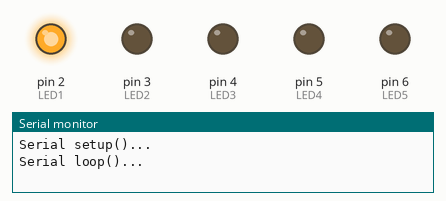
This sketch was run on a simulated Arduino Uno, built with avr-gcc and run on an emulated ATmega328P. Parts: output pins drawn as LEDs (lit = HIGH), the last lines printed to the serial monitor.

Above: at 0.2 s.
At 1.2 s:
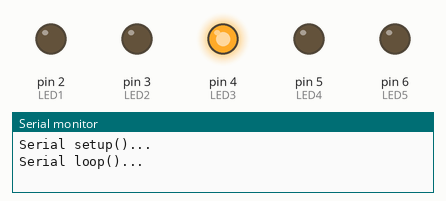
At 1.7 s:
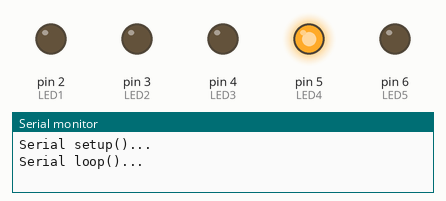
At 3.0 s:
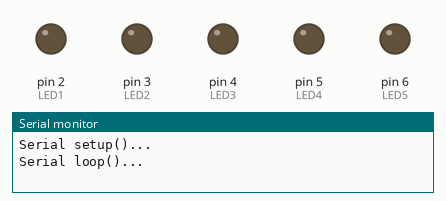
At 4.0 s:
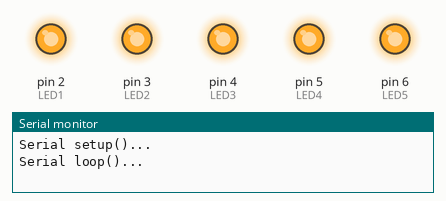
At 5.7 s:
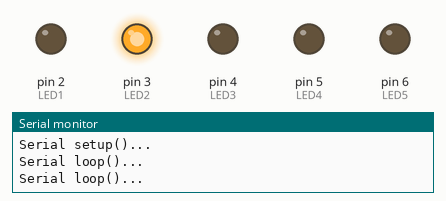
Timing chart, 0 to 6.5 s (numbered marks = the images above):
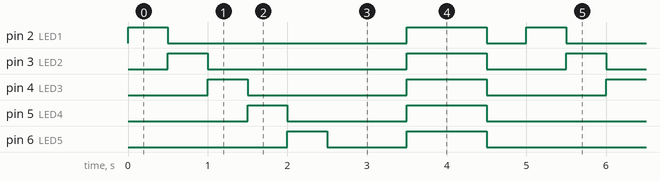

The sketch:

test03LED_Blink.ino
```cpp
#include <stdio.h>
#define TIME 500
#define LED1 2 // digital
#define LED2 3
#define LED3 4
#define LED4 5
#define LED5 6

void setup() {
  // put your setup code here, to run once:
  Serial.begin(9600);
  Serial.println("Serial setup()...");
  pinMode(LED1, OUTPUT);
  pinMode(LED2, OUTPUT);
  pinMode(LED3, OUTPUT);
  pinMode(LED4, OUTPUT);
  pinMode(LED5, OUTPUT);
}

void loop() {
  Serial.println("Serial loop()...");
  digitalWrite(LED1,HIGH); // 1 == HIGH
  delay(TIME);
  digitalWrite(LED1,LOW);  // 0 == LOW
  digitalWrite(LED2,HIGH);
  delay(TIME);
  digitalWrite(LED2,LOW);
  digitalWrite(LED3,HIGH);
  delay(TIME);
  digitalWrite(LED3,LOW);
  digitalWrite(LED4,HIGH);
  delay(TIME);
  digitalWrite(LED4,LOW);
  digitalWrite(LED5,HIGH);
  delay(TIME);
  digitalWrite(LED5,LOW);
  delay(TIME);
  delay(TIME);
  digitalWrite(LED1,HIGH);
  digitalWrite(LED2,HIGH);
  digitalWrite(LED3,HIGH);
  digitalWrite(LED4,HIGH);
  digitalWrite(LED5,HIGH);
  delay(TIME);
  delay(TIME);
  digitalWrite(LED1,LOW);
  digitalWrite(LED2,LOW);
  digitalWrite(LED3,LOW);
  digitalWrite(LED4,LOW);
  digitalWrite(LED5,LOW);
  delay(TIME);
}
```

Measured:
- by itself, pin 2 (LED1): repeats every 5.0 s: LOW 3.0 s, HIGH 1.0 s, LOW 0.50 s, HIGH 0.50 s
- by itself, pin 3 (LED2): repeats every 5.0 s: LOW 2.5 s, HIGH 1.0 s, LOW 1.0 s, HIGH 0.50 s
- by itself, pin 4 (LED3): repeats every 5.0 s: LOW 2.0 s, HIGH 1.0 s, LOW 1.5 s, HIGH 0.50 s
- by itself, pin 5 (LED4): repeats every 5.0 s: LOW 1.5 s, HIGH 1.0 s, LOW 2.0 s, HIGH 0.50 s
- by itself, pin 6 (LED5): repeats every 5.0 s: LOW 1.0 s, HIGH 1.0 s, LOW 2.5 s, HIGH 0.50 s
